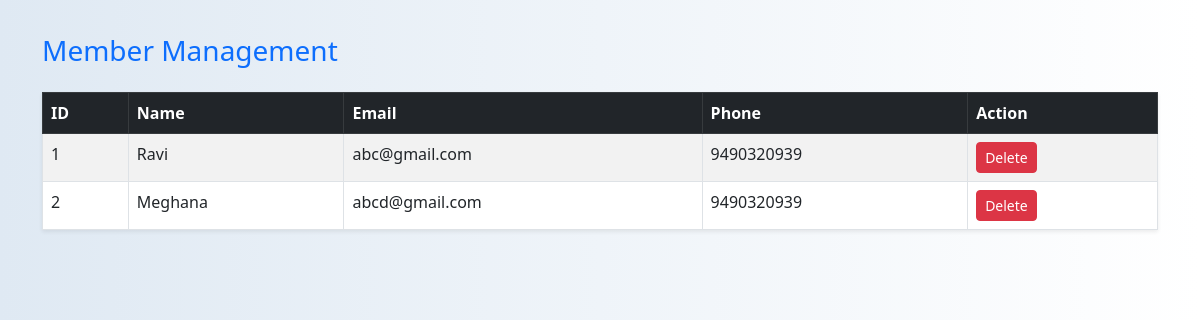
Screenshot of /admin/members (signed in) with the database file from the repository.
### tables this page shows
CREATE TABLE members (
            id INTEGER PRIMARY KEY AUTOINCREMENT,
            name TEXT NOT NULL,
            email TEXT NOT NULL UNIQUE,
            phone TEXT NOT NULL,
            password TEXT NOT NULL
        );

### app.py (the view)
@app.route('/admin/members')
def manage_members():
    if not session.get('admin_logged_in'):
        return redirect(url_for('admin_login'))
    with sqlite3.connect("library.db") as conn:
        members = conn.execute("SELECT * FROM members").fetchall()
    return render_template("admin_manage_members.html", members=members)

### app.py (called while the page is built)
@app.context_processor
def inject_globals():
    return {
        'now': datetime.now(),
        'timedelta': timedelta
    }

### templates/admin_manage_members.html (shortened to what this page needs)
{% extends "base.html" %}
{% block content %}
<h3 class="mb-4 text-primary"> Member Management</h3>
<table class="table table-bordered table-striped bg-white shadow-sm">
  <thead class="table-dark">
    <tr>
      <th>ID</th>
      <th>Name</th>
      <th>Email</th>
      <th>Phone</th>
      <th>Action</th>
    </tr>
  </thead>
  <tbody>
    {% for member in members %}
    <tr>
      <td>{{ member[0] }}</td>
      <td>{{ member[1] }}</td>
      <td>{{ member[2] }}</td>
      <td>{{ member[3] }}</td>
      <td>
        <a href="/admin/member/delete/{{ member[0] }}" class="btn btn-danger btn-sm">Delete</a>
      </td>
    </tr>
    {% endfor %}
  </tbody>
</table>
{% endblock %}

### templates/base.html (style rules this page uses)
body { background: linear-gradient(to right, #dfe9f3, #ffffff); min-height: 100vh; display: flex; flex-direction: column; }

### rows the page displays
members: id "1", name "Ravi", email "abc@gmail.com", phone "9490320939"
members: id "2", name "Meghana", email "abcd@gmail.com", phone "9490320939"
